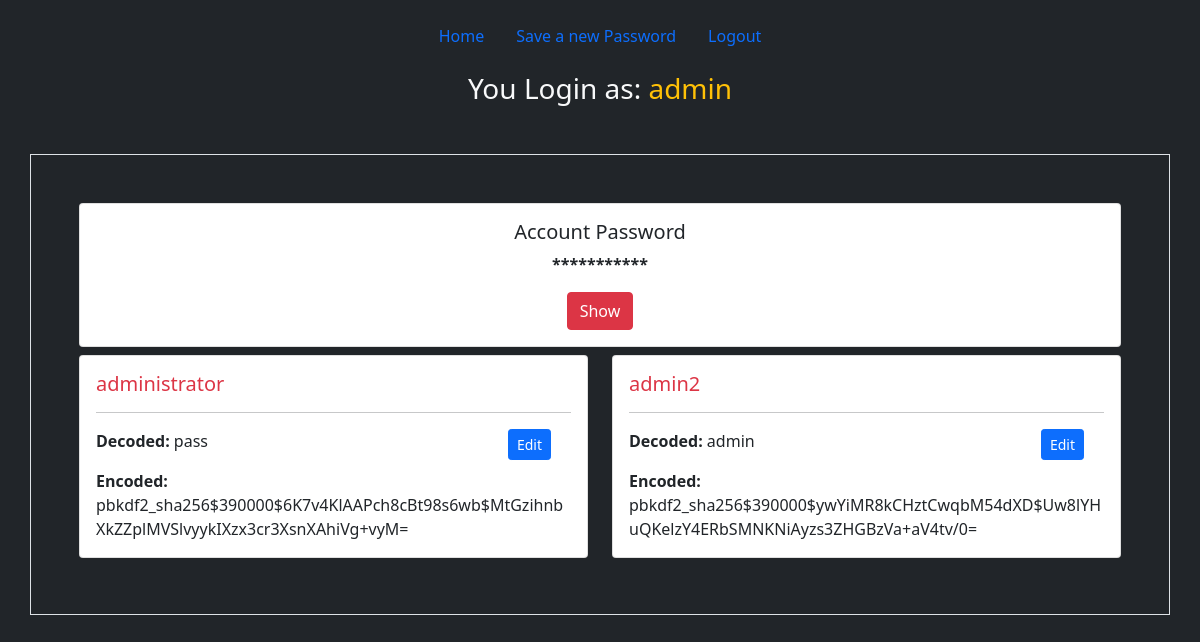
The page /save-pass/ (signed in) on the database its author committed.
### save_password/models.py (models this page shows, shortened)
class SavePassword(models.Model):
    user = models.ForeignKey(User, on_delete=models.CASCADE)
    title = models.CharField(max_length=50)
    pwd = models.CharField(max_length=1000)
    hide_pwd = models.CharField(max_length=1000)

### save_password/views.py (the view, shortened to what this page needs)
# urls.py: path('', views.Index.as_view(), name='index'),
class Index(View):
    def get(self, request):
        if 'user' in request.session:
            get_save_pwd = SavePassword.objects.filter(user__name=request.session['user']).order_by('-id')
            account_pwd = User.objects.get(name=request.session['user'])
            params = {'passwords': get_save_pwd, 'user_account': account_pwd}
            return render(request, 'save_password/show_pwd.html', params)
        else:
            return render(request, 'save_password/index.html')

### templates/save_password/show_pwd.html (shortened to what this page needs)
{% extends 'save_password/base.html' %}
{% block  body %}
<h3 class="text-light text-center">You Login as: <span class="text-warning">{{request.session.user}}</span></h3>
<div class="container my-5 px-5 py-5 border">
    <div class="row">
        <div class="col-sm-6 w-100 text-center">
            <div class="card">
                <div class="card-body">
                    <h5 class="card-title">Account Password</h5>
                    <p class="card-text"><strong id="para">***********</strong></p>
                    <a class="btn btn-danger" id="trigger" onclick="show_pwd()">Show</a>
                </div>
            </div>
        </div>
        {% for password in passwords %}
            <div class="col-sm-6 w-50 my-2">
                <div class="card">
                    <div class="card-body">
                        <h5 class="card-title text-danger">{{password.title}}</h5>
                        <hr>
                        <p class="card-text"><strong>Decoded: </strong>{{password.pwd}} <a href="{% url 'edit' password.id %}" style="float: right; margin-right: 20px;" class="btn btn-sm btn-primary">Edit</a></p>
                        <p class="card-text"><strong>Encoded: </strong>{{password.hide_pwd}}</p>
                    </div>
                </div>
            </div>
        {% endfor %}
    </div>
</div>
{% endblock %}

### rows shown on the page
SavePassword: title "administrator", pwd "pass", hide_pwd "pbkdf2_sha256$390000$6K7v4KlAAPch8cBt98s6wb$MtGzihnbXkZZplMVSlvyykIXzx3cr3XsnXAhiVg+vyM="
SavePassword: title "admin2", pwd "admin", hide_pwd "pbkdf2_sha256$390000$ywYiMR8kCHztCwqbM54dXD$Uw8lYHuQKelzY4ERbSMNKNiAyzs3ZHGBzVa+aV4tv/0="

### other values the page prints
{{ request.session.user }} "admin"
